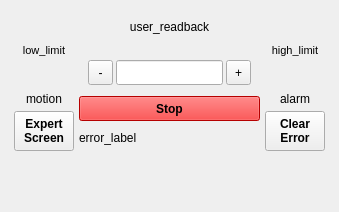
<?xml version="1.0" encoding="UTF-8"?>
<ui version="4.0">
 <class>Form</class>
 <widget class="QWidget" name="Form">
  <property name="geometry">
   <rect>
    <x>0</x>
    <y>0</y>
    <width>339</width>
    <height>212</height>
   </rect>
  </property>
  <property name="sizePolicy">
   <sizepolicy hsizetype="Preferred" vsizetype="Preferred">
    <horstretch>0</horstretch>
    <verstretch>0</verstretch>
   </sizepolicy>
  </property>
  <property name="minimumSize">
   <size>
    <width>0</width>
    <height>0</height>
   </size>
  </property>
  <property name="windowTitle">
   <string>Form</string>
  </property>
  <property name="styleSheet">
   <string notr="true"/>
  </property>
  <layout class="QVBoxLayout" name="verticalLayout_2" stretch="0">
   <property name="spacing">
    <number>10</number>
   </property>
   <property name="leftMargin">
    <number>5</number>
   </property>
   <property name="topMargin">
    <number>5</number>
   </property>
   <property name="rightMargin">
    <number>5</number>
   </property>
   <property name="bottomMargin">
    <number>5</number>
   </property>
   <item alignment="Qt::AlignHCenter">
    <widget class="QFrame" name="motion_frame">
     <property name="sizePolicy">
      <sizepolicy hsizetype="Preferred" vsizetype="Preferred">
       <horstretch>0</horstretch>
       <verstretch>0</verstretch>
      </sizepolicy>
     </property>
     <property name="maximumSize">
      <size>
       <width>400</width>
       <height>250</height>
      </size>
     </property>
     <property name="frameShape">
      <enum>QFrame::Box</enum>
     </property>
     <property name="lineWidth">
      <number>0</number>
     </property>
     <layout class="QHBoxLayout" name="set_layout" stretch="0,0,0">
      <property name="spacing">
       <number>5</number>
      </property>
      <item>
       <layout class="QVBoxLayout" name="left_side_layout" stretch="0,0,0,1">
        <property name="spacing">
         <number>5</number>
        </property>
        <property name="topMargin">
         <number>0</number>
        </property>
        <property name="rightMargin">
         <number>0</number>
        </property>
        <item>
         <layout class="QVBoxLayout" name="low_limit_layout">
          <property name="topMargin">
           <number>0</number>
          </property>
          <item alignment="Qt::AlignHCenter">
           <widget class="PyDMByteIndicator" name="low_limit_switch">
            <property name="sizePolicy">
             <sizepolicy hsizetype="Preferred" vsizetype="Preferred">
              <horstretch>0</horstretch>
              <verstretch>0</verstretch>
             </sizepolicy>
            </property>
            <property name="minimumSize">
             <size>
              <width>25</width>
              <height>25</height>
             </size>
            </property>
            <property name="maximumSize">
             <size>
              <width>25</width>
              <height>25</height>
             </size>
            </property>
            <property name="toolTip">
             <string/>
            </property>
            <property name="whatsThis">
             <string>
    Widget for graphical representation of bits from an integer number
    with support for Channels and more from PyDM

    Parameters
    ----------
    parent : QWidget
        The parent widget for the Label
    init_channel : str, optional
        The channel to be used by the widget.
    </string>
            </property>
            <property name="onColor" stdset="0">
             <color>
              <red>239</red>
              <green>246</green>
              <blue>20</blue>
             </color>
            </property>
            <property name="offColor" stdset="0">
             <color>
              <red>178</red>
              <green>188</green>
              <blue>17</blue>
             </color>
            </property>
            <property name="showLabels" stdset="0">
             <bool>false</bool>
            </property>
            <property name="circles" stdset="0">
             <bool>true</bool>
            </property>
           </widget>
          </item>
          <item alignment="Qt::AlignHCenter">
           <widget class="PyDMLabel" name="low_limit">
            <property name="minimumSize">
             <size>
              <width>60</width>
              <height>0</height>
             </size>
            </property>
            <property name="font">
             <font>
              <pointsize>8</pointsize>
             </font>
            </property>
            <property name="toolTip">
             <string/>
            </property>
            <property name="styleSheet">
             <string notr="true">font-size: 8pt; background-color: None; color: None;</string>
            </property>
            <property name="text">
             <string>low_limit</string>
            </property>
            <property name="alignment">
             <set>Qt::AlignCenter</set>
            </property>
           </widget>
          </item>
         </layout>
        </item>
        <item>
         <layout class="QVBoxLayout" name="moving_indicator_layout">
          <property name="topMargin">
           <number>0</number>
          </property>
          <item alignment="Qt::AlignHCenter">
           <widget class="PyDMByteIndicator" name="moving_indicator">
            <property name="sizePolicy">
             <sizepolicy hsizetype="Preferred" vsizetype="Preferred">
              <horstretch>0</horstretch>
              <verstretch>0</verstretch>
             </sizepolicy>
            </property>
            <property name="minimumSize">
             <size>
              <width>25</width>
              <height>25</height>
             </size>
            </property>
            <property name="maximumSize">
             <size>
              <width>25</width>
              <height>25</height>
             </size>
            </property>
            <property name="toolTip">
             <string/>
            </property>
            <property name="whatsThis">
             <string>
    Widget for graphical representation of bits from an integer number
    with support for Channels and more from PyDM

    Parameters
    ----------
    parent : QWidget
        The parent widget for the Label
    init_channel : str, optional
        The channel to be used by the widget.
    </string>
            </property>
            <property name="alarmSensitiveContent" stdset="0">
             <bool>false</bool>
            </property>
            <property name="onColor" stdset="0">
             <color>
              <red>20</red>
              <green>100</green>
              <blue>239</blue>
             </color>
            </property>
            <property name="offColor" stdset="0">
             <color>
              <red>60</red>
              <green>60</green>
              <blue>60</blue>
             </color>
            </property>
            <property name="showLabels" stdset="0">
             <bool>false</bool>
            </property>
            <property name="circles" stdset="0">
             <bool>true</bool>
            </property>
           </widget>
          </item>
          <item alignment="Qt::AlignHCenter">
           <widget class="QLabel" name="moving_indicator_label">
            <property name="minimumSize">
             <size>
              <width>60</width>
              <height>0</height>
             </size>
            </property>
            <property name="text">
             <string>motion</string>
            </property>
            <property name="alignment">
             <set>Qt::AlignCenter</set>
            </property>
            <property name="wordWrap">
             <bool>true</bool>
            </property>
           </widget>
          </item>
         </layout>
        </item>
        <item alignment="Qt::AlignHCenter">
         <widget class="TyphosRelatedSuiteButton" name="expert_button">
          <property name="minimumSize">
           <size>
            <width>60</width>
            <height>40</height>
           </size>
          </property>
          <property name="maximumSize">
           <size>
            <width>60</width>
            <height>40</height>
           </size>
          </property>
          <property name="font">
           <font>
            <weight>75</weight>
            <bold>true</bold>
           </font>
          </property>
          <property name="toolTip">
           <string/>
          </property>
          <property name="styleSheet">
           <string notr="true"/>
          </property>
          <property name="text">
           <string>Expert
Screen</string>
          </property>
         </widget>
        </item>
        <item>
         <spacer name="verticalSpacer">
          <property name="orientation">
           <enum>Qt::Vertical</enum>
          </property>
          <property name="sizeHint" stdset="0">
           <size>
            <width>20</width>
            <height>40</height>
           </size>
          </property>
         </spacer>
        </item>
       </layout>
      </item>
      <item>
       <layout class="QVBoxLayout" name="value_layout" stretch="1,0,0,0,0,0,0,0">
        <property name="spacing">
         <number>10</number>
        </property>
        <item>
         <widget class="PyDMLabel" name="user_readback">
          <property name="sizePolicy">
           <sizepolicy hsizetype="Preferred" vsizetype="Fixed">
            <horstretch>0</horstretch>
            <verstretch>0</verstretch>
           </sizepolicy>
          </property>
          <property name="minimumSize">
           <size>
            <width>0</width>
            <height>25</height>
           </size>
          </property>
          <property name="toolTip">
           <string/>
          </property>
          <property name="whatsThis">
           <string/>
          </property>
          <property name="styleSheet">
           <string notr="true"/>
          </property>
          <property name="text">
           <string>user_readback</string>
          </property>
          <property name="alignment">
           <set>Qt::AlignCenter</set>
          </property>
          <property name="showUnits" stdset="0">
           <bool>true</bool>
          </property>
         </widget>
        </item>
        <item>
         <widget class="PyDMLineEdit" name="user_setpoint">
          <property name="maximumSize">
           <size>
            <width>0</width>
            <height>0</height>
           </size>
          </property>
          <property name="toolTip">
           <string/>
          </property>
         </widget>
        </item>
        <item>
         <layout class="QVBoxLayout" name="setpoint_layout">
          <property name="spacing">
           <number>0</number>
          </property>
         </layout>
        </item>
        <item>
         <widget class="QWidget" name="tweak_widget" native="true">
          <layout class="QHBoxLayout" name="tweak_layout" stretch="0,1,0">
           <property name="spacing">
            <number>3</number>
           </property>
           <property name="topMargin">
            <number>1</number>
           </property>
           <property name="bottomMargin">
            <number>1</number>
           </property>
           <item>
            <widget class="QToolButton" name="tweak_negative">
             <property name="minimumSize">
              <size>
               <width>25</width>
               <height>25</height>
              </size>
             </property>
             <property name="text">
              <string>-</string>
             </property>
            </widget>
           </item>
           <item>
            <widget class="QLineEdit" name="tweak_value">
             <property name="minimumSize">
              <size>
               <width>60</width>
               <height>25</height>
              </size>
             </property>
             <property name="alignment">
              <set>Qt::AlignCenter</set>
             </property>
            </widget>
           </item>
           <item>
            <widget class="QToolButton" name="tweak_positive">
             <property name="minimumSize">
              <size>
               <width>25</width>
               <height>25</height>
              </size>
             </property>
             <property name="text">
              <string>+</string>
             </property>
            </widget>
           </item>
          </layout>
         </widget>
        </item>
        <item>
         <widget class="QPushButton" name="stop_button">
          <property name="sizePolicy">
           <sizepolicy hsizetype="Minimum" vsizetype="Preferred">
            <horstretch>0</horstretch>
            <verstretch>0</verstretch>
           </sizepolicy>
          </property>
          <property name="minimumSize">
           <size>
            <width>175</width>
            <height>25</height>
           </size>
          </property>
          <property name="font">
           <font>
            <weight>75</weight>
            <bold>true</bold>
           </font>
          </property>
          <property name="styleSheet">
           <string notr="true">padding: 2px; margin: 0px; background-color: red</string>
          </property>
          <property name="text">
           <string>Stop</string>
          </property>
          <property name="autoDefault">
           <bool>false</bool>
          </property>
          <property name="default">
           <bool>false</bool>
          </property>
          <property name="flat">
           <bool>false</bool>
          </property>
         </widget>
        </item>
        <item>
         <widget class="PyDMLabel" name="error_label">
          <property name="toolTip">
           <string/>
          </property>
          <property name="text">
           <string>error_label</string>
          </property>
          <property name="displayFormat" stdset="0">
           <enum>PyDMLabel::String</enum>
          </property>
         </widget>
        </item>
        <item>
         <widget class="QLabel" name="status_label">
          <property name="text">
           <string/>
          </property>
          <property name="wordWrap">
           <bool>true</bool>
          </property>
         </widget>
        </item>
        <item>
         <spacer name="verticalSpacer_2">
          <property name="orientation">
           <enum>Qt::Vertical</enum>
          </property>
          <property name="sizeHint" stdset="0">
           <size>
            <width>20</width>
            <height>40</height>
           </size>
          </property>
         </spacer>
        </item>
       </layout>
      </item>
      <item>
       <layout class="QVBoxLayout" name="right_side_layout" stretch="0,0,0,1">
        <property name="spacing">
         <number>5</number>
        </property>
        <property name="rightMargin">
         <number>0</number>
        </property>
        <item>
         <layout class="QVBoxLayout" name="high_limit_layout">
          <property name="topMargin">
           <number>0</number>
          </property>
          <item alignment="Qt::AlignHCenter">
           <widget class="PyDMByteIndicator" name="high_limit_switch">
            <property name="minimumSize">
             <size>
              <width>25</width>
              <height>25</height>
             </size>
            </property>
            <property name="maximumSize">
             <size>
              <width>25</width>
              <height>25</height>
             </size>
            </property>
            <property name="toolTip">
             <string/>
            </property>
            <property name="whatsThis">
             <string>
    Widget for graphical representation of bits from an integer number
    with support for Channels and more from PyDM

    Parameters
    ----------
    parent : QWidget
        The parent widget for the Label
    init_channel : str, optional
        The channel to be used by the widget.
    </string>
            </property>
            <property name="styleSheet">
             <string notr="true">margin: 0px;</string>
            </property>
            <property name="onColor" stdset="0">
             <color>
              <red>239</red>
              <green>246</green>
              <blue>20</blue>
             </color>
            </property>
            <property name="offColor" stdset="0">
             <color>
              <red>178</red>
              <green>188</green>
              <blue>17</blue>
             </color>
            </property>
            <property name="orientation" stdset="0">
             <enum>Qt::Vertical</enum>
            </property>
            <property name="showLabels" stdset="0">
             <bool>false</bool>
            </property>
            <property name="circles" stdset="0">
             <bool>true</bool>
            </property>
            <property name="shift" stdset="0">
             <number>0</number>
            </property>
           </widget>
          </item>
          <item>
           <widget class="PyDMLabel" name="high_limit">
            <property name="minimumSize">
             <size>
              <width>60</width>
              <height>0</height>
             </size>
            </property>
            <property name="font">
             <font>
              <pointsize>8</pointsize>
             </font>
            </property>
            <property name="toolTip">
             <string/>
            </property>
            <property name="styleSheet">
             <string notr="true">font-size: 8pt; background-color: None; color: None;</string>
            </property>
            <property name="text">
             <string>high_limit</string>
            </property>
            <property name="alignment">
             <set>Qt::AlignCenter</set>
            </property>
           </widget>
          </item>
         </layout>
        </item>
        <item>
         <layout class="QVBoxLayout" name="alarm_layout">
          <property name="topMargin">
           <number>0</number>
          </property>
          <item alignment="Qt::AlignHCenter">
           <widget class="TyphosAlarmCircle" name="alarm_circle">
            <property name="minimumSize">
             <size>
              <width>25</width>
              <height>25</height>
             </size>
            </property>
            <property name="maximumSize">
             <size>
              <width>25</width>
              <height>25</height>
             </size>
            </property>
            <property name="toolTip">
             <string/>
            </property>
            <property name="penWidth" stdset="0">
             <double>1.000000000000000</double>
            </property>
           </widget>
          </item>
          <item alignment="Qt::AlignHCenter">
           <widget class="QLabel" name="alarm_label">
            <property name="minimumSize">
             <size>
              <width>60</width>
              <height>0</height>
             </size>
            </property>
            <property name="text">
             <string>alarm</string>
            </property>
            <property name="alignment">
             <set>Qt::AlignCenter</set>
            </property>
            <property name="wordWrap">
             <bool>true</bool>
            </property>
           </widget>
          </item>
         </layout>
        </item>
        <item alignment="Qt::AlignHCenter">
         <widget class="QPushButton" name="clear_error_button">
          <property name="minimumSize">
           <size>
            <width>60</width>
            <height>40</height>
           </size>
          </property>
          <property name="maximumSize">
           <size>
            <width>60</width>
            <height>40</height>
           </size>
          </property>
          <property name="font">
           <font>
            <weight>75</weight>
            <bold>true</bold>
           </font>
          </property>
          <property name="toolTip">
           <string/>
          </property>
          <property name="styleSheet">
           <string notr="true"/>
          </property>
          <property name="text">
           <string>Clear
Error</string>
          </property>
         </widget>
        </item>
        <item>
         <spacer name="verticalSpacer_4">
          <property name="orientation">
           <enum>Qt::Vertical</enum>
          </property>
          <property name="sizeHint" stdset="0">
           <size>
            <width>20</width>
            <height>40</height>
           </size>
          </property>
         </spacer>
        </item>
       </layout>
      </item>
     </layout>
    </widget>
   </item>
  </layout>
 </widget>
 <customwidgets>
  <customwidget>
   <class>TyphosAlarmCircle</class>
   <extends>QWidget</extends>
   <header>typhos.alarm</header>
  </customwidget>
  <customwidget>
   <class>TyphosRelatedSuiteButton</class>
   <extends>QPushButton</extends>
   <header>typhos.related_display</header>
  </customwidget>
  <customwidget>
   <class>PyDMLabel</class>
   <extends>QLabel</extends>
   <header>pydm.widgets.label</header>
  </customwidget>
  <customwidget>
   <class>PyDMByteIndicator</class>
   <extends>QWidget</extends>
   <header>pydm.widgets.byte</header>
  </customwidget>
  <customwidget>
   <class>PyDMLineEdit</class>
   <extends>QLineEdit</extends>
   <header>pydm.widgets.line_edit</header>
  </customwidget>
 </customwidgets>
 <resources/>
 <connections/>
</ui>
